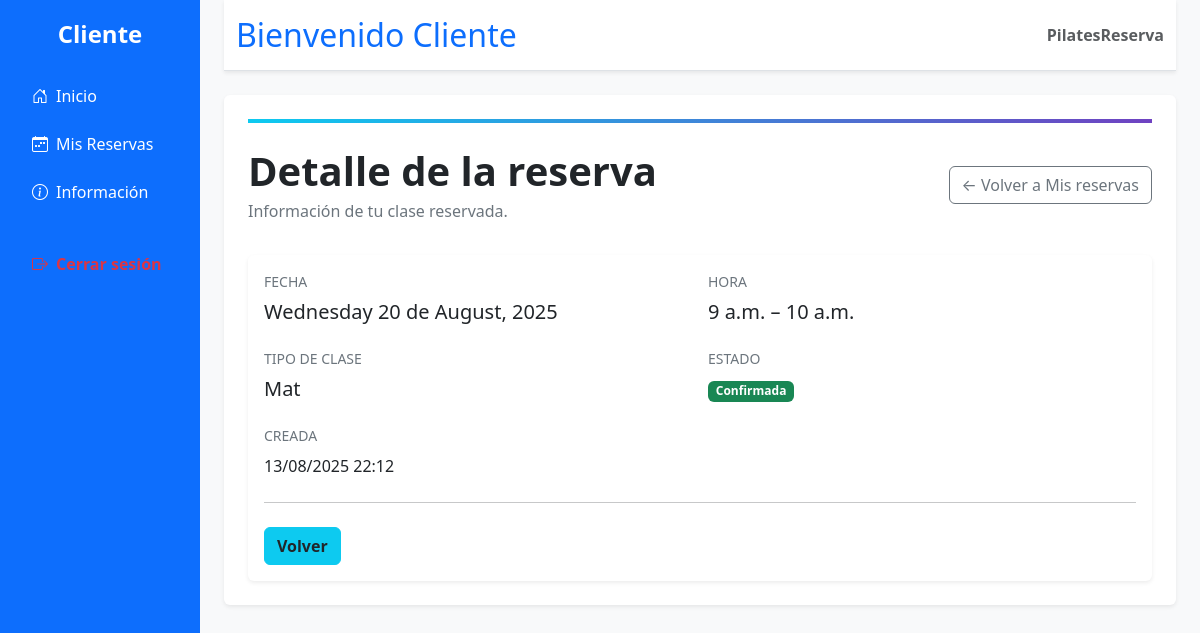
The page /usuarios/mis-reservas/6/ (signed in) on the database its author committed.
### index/models.py (models this page shows, shortened)
class Reserva(models.Model):
    CLASES = [
        ("reformer", "Reformer"),
        ("mat", "Mat"),
        ("grupal", "Grupal"),
    ]
    ESTADOS = [
        ("Confirmada", "Confirmada"),
        ("Pendiente", "Pendiente"),
        ("Cancelada", "Cancelada"),
        ("Completada", "Completada"),
    ]
    user = models.ForeignKey(
        settings.AUTH_USER_MODEL,
        on_delete=models.CASCADE,
        related_name="reservas_index",         # <-- nombre único para la app index
        related_query_name="reserva_index",    # <-- nombre único para queries
    )
    tipo = models.CharField(max_length=20, choices=CLASES)
    fecha = models.DateField()
    inicio = models.TimeField()
    fin = models.TimeField(null=True, blank=True)
    estado = models.CharField(
        max_length=12, choices=ESTADOS, default="Confirmada")
    created_at = models.DateTimeField(auto_now_add=True)
    class Meta:
        ordering = ["-fecha", "-inicio"]

### usuarios/views.py (the view)
# urls.py: path("mis-reservas/<int:pk>/", views.reserva_detalle, name="reserva_detalle"),
@login_required
def reserva_detalle(request, pk: int):
    r = get_object_or_404(Reserva, pk=pk, user=request.user)
    return render(request, "usuarios/reserva_detalle.html", {"r": r})

### usuarios/templates/usuarios/reserva_detalle.html (shortened to what this page needs)
{% extends 'usuarios/base_usuarios.html' %}
{% block content %}
<section class="position-relative">
  <div style="height:4px; background:linear-gradient(90deg,#0dcaf0,#6f42c1);"></div>
  <div class="container-fluid px-0 py-4">
    <div class="d-flex flex-column flex-md-row align-items-md-center justify-content-between gap-3">
      <div>
        <h1 class="fw-bold mb-1">Detalle de la reserva</h1>
        <p class="text-secondary mb-0">Información de tu clase reservada.</p>
      </div>
      <div class="d-flex gap-2">
        <a href="{% url 'usuarios:mis_reservas' %}" class="btn btn-outline-secondary">
          ← Volver a Mis reservas
        </a>
      </div>
    </div>
  </div>
</section>
<section class="pt-2">
  <div class="card shadow-sm border-0">
    <div class="card-body">
      <div class="row g-3">
        <div class="col-12 col-md-6">
          <div class="mb-2 text-uppercase small text-secondary">Fecha</div>
          <div class="h5">{{ r.fecha|date:"l d \\d\\e F, Y" }}</div>
        </div>
        <div class="col-12 col-md-6">
          <div class="mb-2 text-uppercase small text-secondary">Hora</div>
          <div class="h5">
            {{ r.inicio }}{% if r.fin %} – {{ r.fin }}{% endif %}
          </div>
        </div>
        <div class="col-12 col-md-6">
          <div class="mb-2 text-uppercase small text-secondary">Tipo de clase</div>
          <div class="h5 text-capitalize">{{ r.tipo }}</div>
        </div>
        <div class="col-12 col-md-6">
          <div class="mb-2 text-uppercase small text-secondary">Estado</div>
          <span class="badge
                {% if r.estado == 'Confirmada' %}text-bg-success
                {% elif r.estado == 'Pendiente' %}text-bg-warning
                {% elif r.estado == 'Cancelada' %}text-bg-danger
                {% else %}text-bg-secondary{% endif %}">
            {{ r.estado }}
          </span>
        </div>
        <div class="col-12">
          <div class="mb-2 text-uppercase small text-secondary">Creada</div>
          <div>{{ r.created_at|date:"d/m/Y H:i" }}</div>
        </div>
      </div>
      <hr class="my-4" />
      <div class="d-flex gap-2">
        <a href="{% url 'usuarios:mis_reservas' %}" class="btn btn-info text-dark fw-semibold">
          Volver
        </a>
      </div>
    </div>
  </div>
</section>
{% endblock %}

### rows shown on the page
Reserva: fecha "Wednesday 20 de August, 2025", inicio "9 a.m.", fin "10 a.m.", tipo "Mat", estado "Confirmada", created_at "13/08/2025 22:12"
